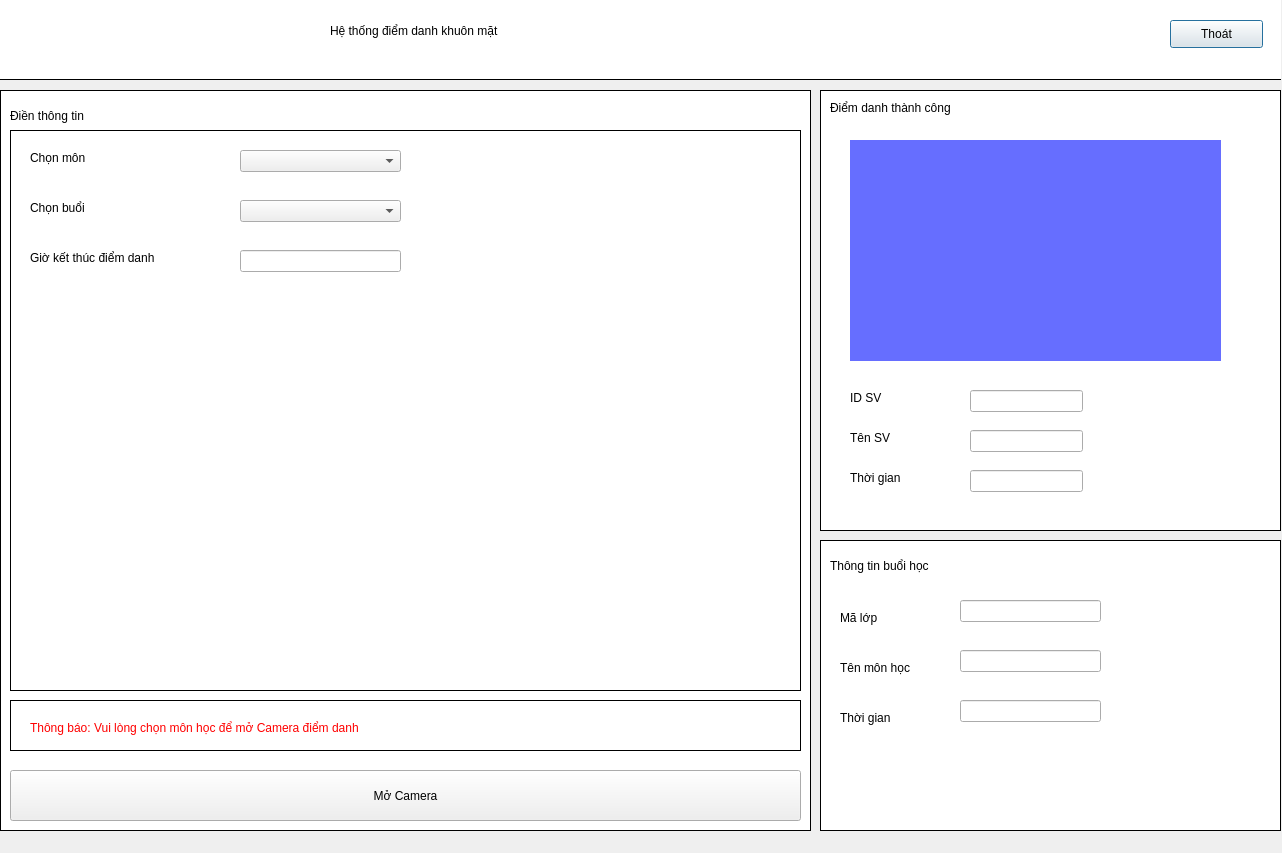
<?xml version="1.0" encoding="UTF-8"?>
<ui version="4.0">
 <class>Dialog</class>
 <widget class="QDialog" name="Dialog">
  <property name="geometry">
   <rect>
    <x>0</x>
    <y>0</y>
    <width>1282</width>
    <height>853</height>
   </rect>
  </property>
  <property name="windowTitle">
   <string>Dialog</string>
  </property>
  <widget class="QWidget" name="widget" native="true">
   <property name="geometry">
    <rect>
     <x>0</x>
     <y>0</y>
     <width>1281</width>
     <height>80</height>
    </rect>
   </property>
   <property name="styleSheet">
    <string notr="true">QWidget#widget{
border-bottom:1px solid black;
	background-color: rgb(255, 255, 255);
}</string>
   </property>
   <widget class="QLabel" name="label_2">
    <property name="geometry">
     <rect>
      <x>330</x>
      <y>5</y>
      <width>791</width>
      <height>51</height>
     </rect>
    </property>
    <property name="styleSheet">
     <string notr="true">font: 28pt &quot;MS Shell Dlg 2&quot;;</string>
    </property>
    <property name="text">
     <string>Hệ thống điểm danh khuôn mặt</string>
    </property>
   </widget>
   <widget class="QPushButton" name="btnExit">
    <property name="geometry">
     <rect>
      <x>1170</x>
      <y>20</y>
      <width>93</width>
      <height>28</height>
     </rect>
    </property>
    <property name="text">
     <string>Thoát</string>
    </property>
   </widget>
  </widget>
  <widget class="QWidget" name="widget_2" native="true">
   <property name="geometry">
    <rect>
     <x>0</x>
     <y>90</y>
     <width>811</width>
     <height>741</height>
    </rect>
   </property>
   <property name="styleSheet">
    <string notr="true">QWidget#widget_2{
border:1px solid black;
	background-color: rgb(255, 255, 255);
}</string>
   </property>
   <widget class="QLabel" name="label_11">
    <property name="geometry">
     <rect>
      <x>10</x>
      <y>10</y>
      <width>151</width>
      <height>31</height>
     </rect>
    </property>
    <property name="styleSheet">
     <string notr="true">font: 10pt &quot;MS Shell Dlg 2&quot;;</string>
    </property>
    <property name="text">
     <string>Điền thông tin</string>
    </property>
   </widget>
   <widget class="QWidget" name="widget_5" native="true">
    <property name="geometry">
     <rect>
      <x>10</x>
      <y>40</y>
      <width>791</width>
      <height>561</height>
     </rect>
    </property>
    <property name="styleSheet">
     <string notr="true">QWidget#widget_5{
border:1px solid black;

}</string>
    </property>
    <widget class="QLabel" name="label_12">
     <property name="geometry">
      <rect>
       <x>20</x>
       <y>20</y>
       <width>131</width>
       <height>16</height>
      </rect>
     </property>
     <property name="text">
      <string>Chọn môn</string>
     </property>
    </widget>
    <widget class="QComboBox" name="cbMon">
     <property name="geometry">
      <rect>
       <x>230</x>
       <y>20</y>
       <width>161</width>
       <height>22</height>
      </rect>
     </property>
     <item>
      <property name="text">
       <string/>
      </property>
     </item>
    </widget>
    <widget class="QLabel" name="label">
     <property name="geometry">
      <rect>
       <x>20</x>
       <y>120</y>
       <width>131</width>
       <height>16</height>
      </rect>
     </property>
     <property name="text">
      <string>Giờ kết thúc điểm danh</string>
     </property>
    </widget>
    <widget class="QLineEdit" name="tfEnd">
     <property name="geometry">
      <rect>
       <x>230</x>
       <y>120</y>
       <width>161</width>
       <height>22</height>
      </rect>
     </property>
    </widget>
    <widget class="QLabel" name="label_13">
     <property name="geometry">
      <rect>
       <x>20</x>
       <y>70</y>
       <width>131</width>
       <height>16</height>
      </rect>
     </property>
     <property name="text">
      <string>Chọn buổi</string>
     </property>
    </widget>
    <widget class="QComboBox" name="cbSoBuoi">
     <property name="geometry">
      <rect>
       <x>230</x>
       <y>70</y>
       <width>161</width>
       <height>22</height>
      </rect>
     </property>
     <item>
      <property name="text">
       <string/>
      </property>
     </item>
    </widget>
   </widget>
   <widget class="QWidget" name="widget_7" native="true">
    <property name="geometry">
     <rect>
      <x>10</x>
      <y>610</y>
      <width>791</width>
      <height>51</height>
     </rect>
    </property>
    <property name="styleSheet">
     <string notr="true">QWidget#widget_7{
border:1px solid black;
}</string>
    </property>
    <widget class="QLabel" name="label_14">
     <property name="geometry">
      <rect>
       <x>20</x>
       <y>20</y>
       <width>681</width>
       <height>16</height>
      </rect>
     </property>
     <property name="styleSheet">
      <string notr="true">font: 12pt &quot;MS Shell Dlg 2&quot;;
color: rgb(255, 0, 0);</string>
     </property>
     <property name="text">
      <string>Thông báo: Vui lòng chọn môn học để mở Camera điểm danh</string>
     </property>
    </widget>
   </widget>
   <widget class="QPushButton" name="btnDetection">
    <property name="geometry">
     <rect>
      <x>10</x>
      <y>680</y>
      <width>791</width>
      <height>51</height>
     </rect>
    </property>
    <property name="styleSheet">
     <string notr="true">QWidget#pushButton{
border:1px solid black;background-color: rgb(85, 255, 255);
}
</string>
    </property>
    <property name="text">
     <string>Mở Camera</string>
    </property>
   </widget>
  </widget>
  <widget class="QWidget" name="widget_3" native="true">
   <property name="geometry">
    <rect>
     <x>820</x>
     <y>90</y>
     <width>461</width>
     <height>441</height>
    </rect>
   </property>
   <property name="styleSheet">
    <string notr="true">QWidget#widget_3{
border:1px solid black;
	background-color: rgb(255, 255, 255);
}</string>
   </property>
   <widget class="QLabel" name="label_3">
    <property name="geometry">
     <rect>
      <x>10</x>
      <y>10</y>
      <width>151</width>
      <height>16</height>
     </rect>
    </property>
    <property name="text">
     <string>Điểm danh thành công</string>
    </property>
   </widget>
   <widget class="QLabel" name="label_4">
    <property name="geometry">
     <rect>
      <x>30</x>
      <y>300</y>
      <width>55</width>
      <height>16</height>
     </rect>
    </property>
    <property name="text">
     <string>ID SV</string>
    </property>
   </widget>
   <widget class="QLabel" name="label_5">
    <property name="geometry">
     <rect>
      <x>30</x>
      <y>340</y>
      <width>55</width>
      <height>16</height>
     </rect>
    </property>
    <property name="text">
     <string>Tên SV</string>
    </property>
   </widget>
   <widget class="QLabel" name="label_6">
    <property name="geometry">
     <rect>
      <x>30</x>
      <y>380</y>
      <width>55</width>
      <height>16</height>
     </rect>
    </property>
    <property name="text">
     <string>Thời gian</string>
    </property>
   </widget>
   <widget class="QLineEdit" name="tfIdSV">
    <property name="geometry">
     <rect>
      <x>150</x>
      <y>300</y>
      <width>113</width>
      <height>22</height>
     </rect>
    </property>
    <property name="styleSheet">
     <string notr="true">QWidget#lineEdit_2{
border:1px solid black;
}
</string>
    </property>
   </widget>
   <widget class="QLineEdit" name="tfTenSV">
    <property name="geometry">
     <rect>
      <x>150</x>
      <y>340</y>
      <width>113</width>
      <height>22</height>
     </rect>
    </property>
    <property name="styleSheet">
     <string notr="true">QWidget#lineEdit_3{
border:1px solid black;
}
</string>
    </property>
   </widget>
   <widget class="QLineEdit" name="tfDD">
    <property name="geometry">
     <rect>
      <x>150</x>
      <y>380</y>
      <width>113</width>
      <height>22</height>
     </rect>
    </property>
    <property name="styleSheet">
     <string notr="true">QWidget#lineEdit_4{
border:1px solid black;
}
</string>
    </property>
   </widget>
   <widget class="QLabel" name="photo">
    <property name="geometry">
     <rect>
      <x>30</x>
      <y>50</y>
      <width>371</width>
      <height>221</height>
     </rect>
    </property>
    <property name="styleSheet">
     <string notr="true">background: rgb(102, 110, 255)</string>
    </property>
    <property name="text">
     <string/>
    </property>
   </widget>
  </widget>
  <widget class="QWidget" name="widget_4" native="true">
   <property name="geometry">
    <rect>
     <x>820</x>
     <y>540</y>
     <width>461</width>
     <height>291</height>
    </rect>
   </property>
   <property name="styleSheet">
    <string notr="true">QWidget#widget_4{
border:1px solid black;
	background-color: rgb(255, 255, 255);
}</string>
   </property>
   <widget class="QLabel" name="label_7">
    <property name="geometry">
     <rect>
      <x>10</x>
      <y>10</y>
      <width>191</width>
      <height>31</height>
     </rect>
    </property>
    <property name="styleSheet">
     <string notr="true">font: 10pt &quot;MS Shell Dlg 2&quot;;</string>
    </property>
    <property name="text">
     <string>Thông tin buổi học</string>
    </property>
   </widget>
   <widget class="QLabel" name="label_8">
    <property name="geometry">
     <rect>
      <x>20</x>
      <y>70</y>
      <width>91</width>
      <height>16</height>
     </rect>
    </property>
    <property name="text">
     <string>Mã lớp</string>
    </property>
   </widget>
   <widget class="QLabel" name="label_9">
    <property name="geometry">
     <rect>
      <x>20</x>
      <y>120</y>
      <width>81</width>
      <height>16</height>
     </rect>
    </property>
    <property name="text">
     <string>Tên môn học</string>
    </property>
   </widget>
   <widget class="QLabel" name="label_10">
    <property name="geometry">
     <rect>
      <x>20</x>
      <y>170</y>
      <width>81</width>
      <height>16</height>
     </rect>
    </property>
    <property name="text">
     <string>Thời gian</string>
    </property>
   </widget>
   <widget class="QLineEdit" name="tfIdLop">
    <property name="geometry">
     <rect>
      <x>140</x>
      <y>60</y>
      <width>141</width>
      <height>22</height>
     </rect>
    </property>
    <property name="styleSheet">
     <string notr="true">QWidget#lineEdit_5{
border:1px solid black;
}
</string>
    </property>
   </widget>
   <widget class="QLineEdit" name="tfTenMon">
    <property name="geometry">
     <rect>
      <x>140</x>
      <y>110</y>
      <width>141</width>
      <height>22</height>
     </rect>
    </property>
    <property name="styleSheet">
     <string notr="true">QWidget#lineEdit_6{
border:1px solid black;
}
</string>
    </property>
   </widget>
   <widget class="QLineEdit" name="tfThoiGian">
    <property name="geometry">
     <rect>
      <x>140</x>
      <y>160</y>
      <width>141</width>
      <height>22</height>
     </rect>
    </property>
    <property name="styleSheet">
     <string notr="true">QWidget#lineEdit_7{
border:1px solid black;
}
</string>
    </property>
   </widget>
  </widget>
 </widget>
 <resources/>
 <connections/>
</ui>
